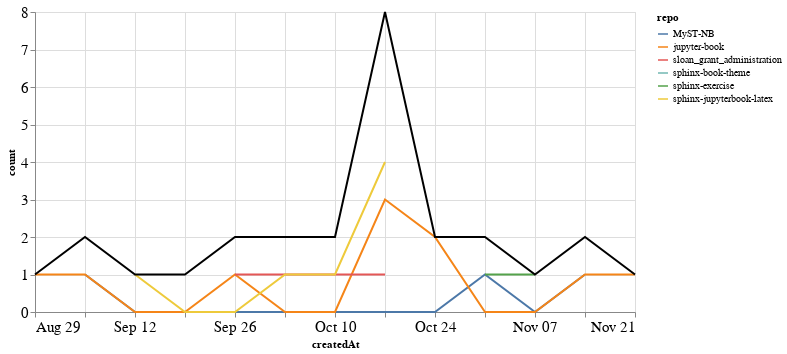

The notebook cell this image was saved under:
### Markdown cell above
### PRs

### Code cell
prs_time = prs.groupby('repo').resample('W', on='createdAt').count()['author'].reset_index()
prs_time = prs_time.rename(columns={'author': 'count'})
prs_time_total = prs_time.groupby('createdAt').agg({"count": "sum"}).reset_index()

ch1 = alt.Chart(prs_time, width=600).mark_line().encode(
    x='createdAt',
    y='count',
    color='repo',
    tooltip="repo"
)

ch2 = alt.Chart(prs_time_total, width=600).mark_line(color="black").encode(
    x='createdAt',
    y='count',
)

ch1 + ch2

### Figure 1 — Vega-Lite specification as saved in the notebook (floating-point values rounded to 4 significant figures)
{"config": {"axisLeft": {"labelFontSize": 15}, "axisBottom": {"labelFontSize": 15}}, "layer": [{"data": {"name": "data-f2d9fc02bc8e9457a5e9483d37dac024"}, "mark": "line", "encoding": {"color": {"type": "nominal", "field": "repo"}, "tooltip": {"type": "nominal", "field": "repo"}, "x": {"type": "temporal", "field": "createdAt"}, "y": {"type": "quantitative", "field": "count"}}, "width": 600}, {"data": {"name": "data-ba9864a81d101332f68cf4e0195e290f"}, "mark": {"type": "line", "color": "black"}, "encoding": {"x": {"type": "temporal", "field": "createdAt"}, "y": {"type": "quantitative", "field": "count"}}, "width": 600}], "$schema": "https://vega.github.io/schema/vega-lite/v4.8.1.json", "datasets": {"data-f2d9fc02bc8e9457a5e9483d37dac024": [{"repo": "MyST-NB", "createdAt": "2021-09-05T00:00:00", "count": 1}, {"repo": "MyST-NB", "createdAt": "2021-09-12T00:00:00", "count": 0}, {"repo": "MyST-NB", "createdAt": "2021-09-19T00:00:00", "count": 0}, {"repo": "MyST-NB", "createdAt": "2021-09-26T00:00:00", "count": 0}, {"repo": "MyST-NB", "createdAt": "2021-10-03T00:00:00", "count": 0}, {"repo": "MyST-NB", "createdAt": "2021-10-10T00:00:00", "count": 0}, {"repo": "MyST-NB", "createdAt": "2021-10-17T00:00:00", "count": 0}, {"repo": "MyST-NB", "createdAt": "2021-10-24T00:00:00", "count": 0}, {"repo": "MyST-NB", "createdAt": "2021-10-31T00:00:00", "count": 1}, {"repo": "MyST-NB", "createdAt": "2021-11-07T00:00:00", "count": 0}, {"repo": "MyST-NB", "createdAt": "2021-11-14T00:00:00", "count": 1}, {"repo": "jupyter-book", "createdAt": "2021-08-29T00:00:00", "count": 1}, {"repo": "jupyter-book", "createdAt": "2021-09-05T00:00:00", "count": 1}, {"repo": "jupyter-book", "createdAt": "2021-09-12T00:00:00", "count": 0}, {"repo": "jupyter-book", "createdAt": "2021-09-19T00:00:00", "count": 0}, {"repo": "jupyter-book", "createdAt": "2021-09-26T00:00:00", "count": 1}, {"repo": "jupyter-book", "createdAt": "2021-10-03T00:00:00", "count": 0}, {"repo": "jupyter-book", "createdAt": "2021-10-10T00:00:00", "count": 0}, {"repo": "jupyter-book", "createdAt": "2021-10-17T00:00:00", "count": 3}, {"repo": "jupyter-book", "createdAt": "2021-10-24T00:00:00", "count": 2}, {"repo": "jupyter-book", "createdAt": "2021-10-31T00:00:00", "count": 0}, {"repo": "jupyter-book", "createdAt": "2021-11-07T00:00:00", "count": 0}, {"repo": "jupyter-book", "createdAt": "2021-11-14T00:00:00", "count": 1}, {"repo": "jupyter-book", "createdAt": "2021-11-21T00:00:00", "count": 1}, {"repo": "sloan_grant_administration", "createdAt": "2021-09-26T00:00:00", "count": 1}, {"repo": "sloan_grant_administration", "createdAt": "2021-10-03T00:00:00", "count": 1}, {"repo": "sloan_grant_administration", "createdAt": "2021-10-10T00:00:00", "count": 1}, {"repo": "sloan_grant_administration", "createdAt": "2021-10-17T00:00:00", "count": 1}, {"repo": "sphinx-book-theme", "createdAt": "2021-09-19T00:00:00", "count": 1}, {"repo": "sphinx-exercise", "createdAt": "2021-10-31T00:00:00", "count": 1}, {"repo": "sphinx-exercise", "createdAt": "2021-11-07T00:00:00", "count": 1}, {"repo": "sphinx-jupyterbook-latex", "createdAt": "2021-09-12T00:00:00", "count": 1}, {"repo": "sphinx-jupyterbook-latex", "createdAt": "2021-09-19T00:00:00", "count": 0}, {"repo": "sphinx-jupyterbook-latex", "createdAt": "2021-09-26T00:00:00", "count": 0}, {"repo": "sphinx-jupyterbook-latex", "createdAt": "2021-10-03T00:00:00", "count": 1}, {"repo": "sphinx-jupyterbook-latex", "createdAt": "2021-10-10T00:00:00", "count": 1}, {"repo": "sphinx-jupyterbook-latex", "createdAt": "2021-10-17T00:00:00", "count": 4}], "data-ba9864a81d101332f68cf4e0195e290f": [{"createdAt": "2021-08-29T00:00:00", "count": 1}, {"createdAt": "2021-09-05T00:00:00", "count": 2}, {"createdAt": "2021-09-12T00:00:00", "count": 1}, {"createdAt": "2021-09-19T00:00:00", "count": 1}, {"createdAt": "2021-09-26T00:00:00", "count": 2}, {"createdAt": "2021-10-03T00:00:00", "count": 2}, {"createdAt": "2021-10-10T00:00:00", "count": 2}, {"createdAt": "2021-10-17T00:00:00", "count": 8}, {"createdAt": "2021-10-24T00:00:00", "count": 2}, {"createdAt": "2021-10-31T00:00:00", "count": 2}, {"createdAt": "2021-11-07T00:00:00", "count": 1}, {"createdAt": "2021-11-14T00:00:00", "count": 2}, {"createdAt": "2021-11-21T00:00:00", "count": 1}]}}
